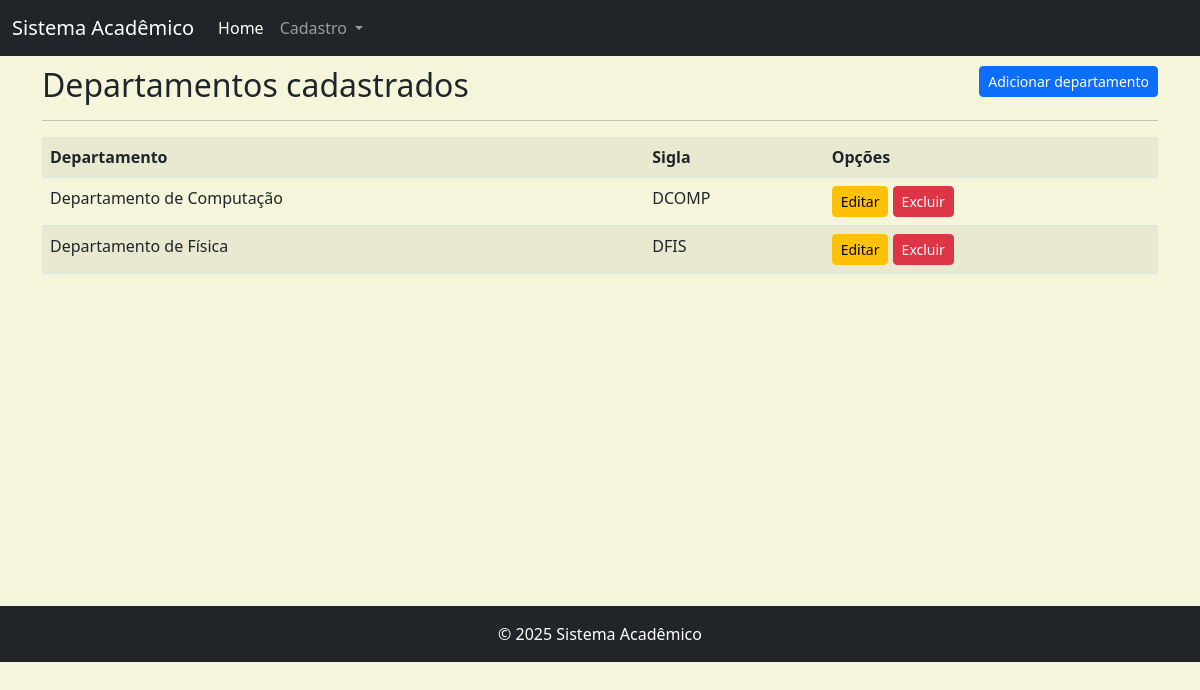
Page /listar/departamento/ on the committed database.
### cadastros/models.py (models this page shows, shortened)
class Departamento(models.Model):
    nome = models.CharField(max_length=50)
    sigla = models.CharField(max_length=5)

### cadastros/views.py (the view)
class DepartamentoList(ListView):
    model = Departamento
    template_name = 'cadastros/lista/departamento.html'

### cadastros/templates/cadastros/lista/departamento.html (shortened to what this page needs)
{% extends 'paginas/base.html' %}
{% load static %}
{% block conteudo %}
<h2>Departamentos cadastrados
    <a href="{% url 'cadastrar-departamento' %}"
    class="btn btn-primary btn-sm float-end">
        Adicionar departamento
    </a>
</h2>
<hr>
<div class="table-responsive">
    <table class="table table-striped">
        <tr>
            <th>Departamento</th>
            <th>Sigla</th>
            <th>Opções</th>
        </tr>
        {% for departamento in object_list %}
        <tr>
            <td>{{ departamento.nome }}</td>
            <td>{{ departamento.sigla }}</td>
            <td>
                <a href="{% url 'editar-departamento' departamento.pk %}"
                class="btn btn-warning btn-sm" title="Editar">
                    Editar
                </a>
                <a href="{% url 'excluir-departamento' departamento.pk %}"
                class="btn btn-danger btn-sm" title="Excluir">Excluir</a>
            </td>
        </tr>
        {% empty %}
        <tr>
            <td colspan="3">
                Nenhum campo registro.
            </td>
        </tr>
        {% endfor %}
    </table>
</div>
{% endblock %}

### static/css/style.css (style rules this page uses)
body { background-color: beige; }

### rows in the picture
Departamento: nome "Departamento de Computação", sigla "DCOMP"
Departamento: nome "Departamento de Física", sigla "DFIS"
